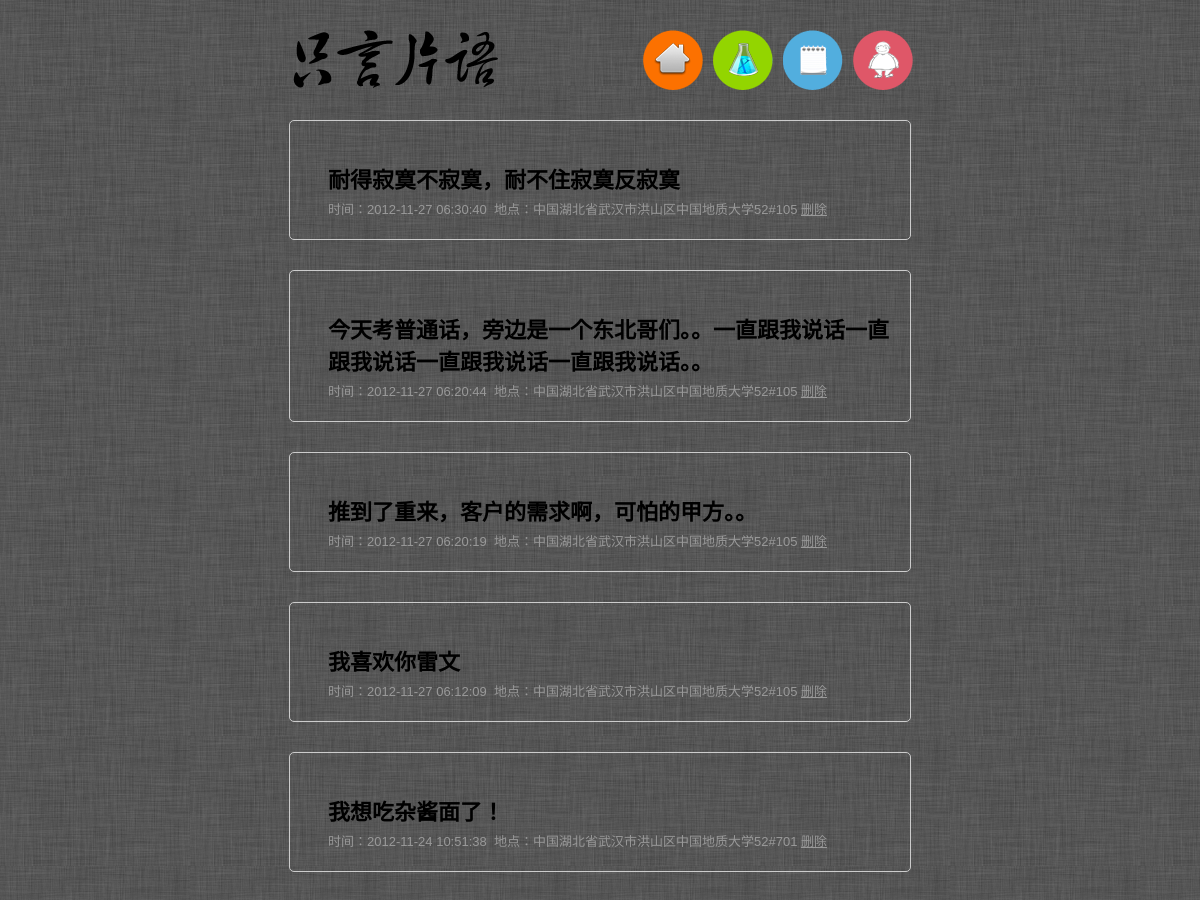
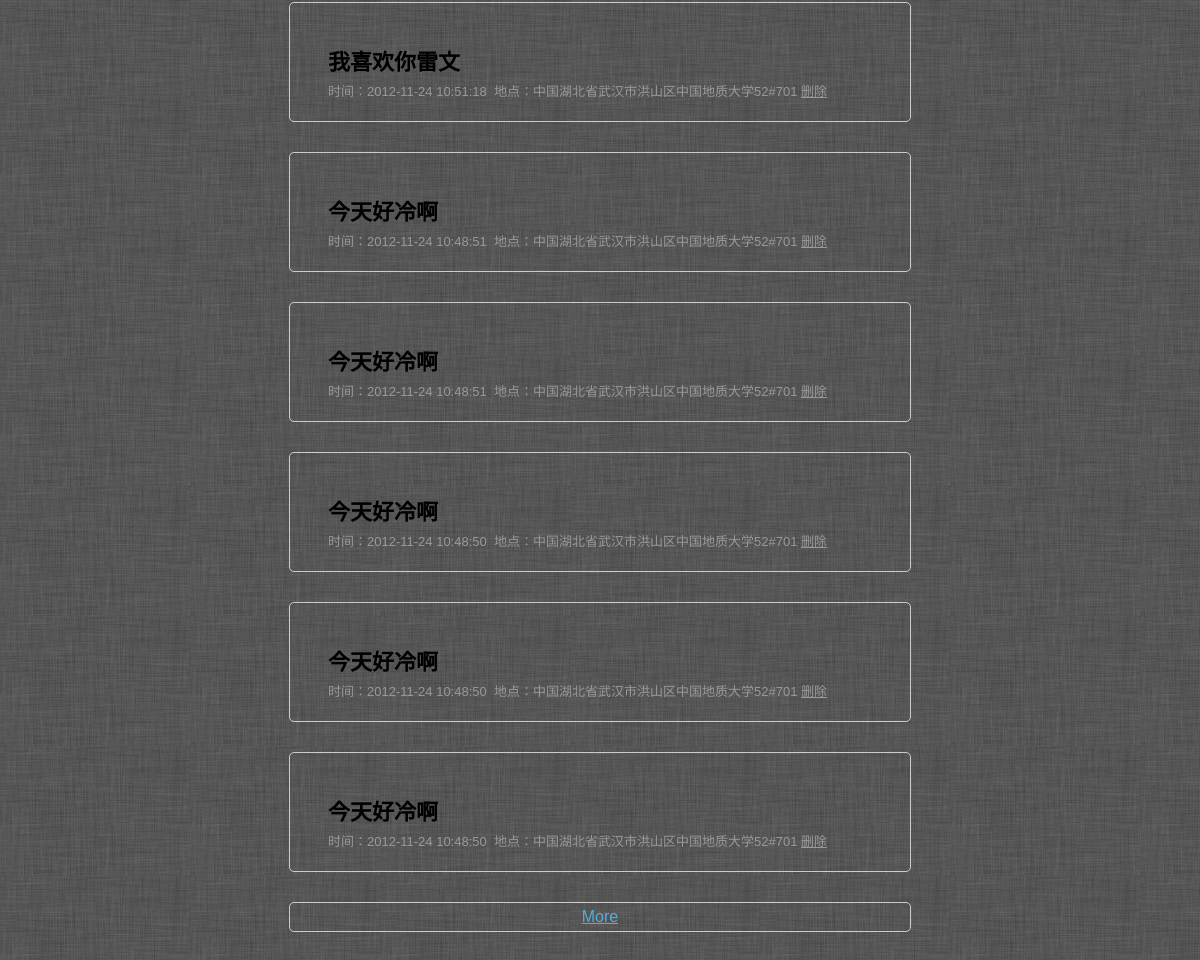
Page / (signed in) on the committed database (2 pictures, top to bottom).
### tables this page shows
CREATE TABLE IF NOT EXISTS `mocon` (
  `id` int(11) unsigned NOT NULL AUTO_INCREMENT,
  `mdcon` varchar(2222) NOT NULL,
  `mdplace` varchar(222) NOT NULL,
  `mdtime` int(10) NOT NULL,
  `isprivate` int(11) NOT NULL,
  PRIMARY KEY (`id`)
);

### index.php (the view, shortened to what this page needs)
<?php
if(isset($_GET['page'])&&is_numeric($_GET['page']))
{
	$page=intval($_GET['page']);
}
else
{
	$page=1;
}
$num=11;
$offset=($page-1)*$num;
if($_SESSION['username']=="")
{
  $info=mysql_query("select * from `mocon` where `isprivate`=0 order by `mdtime` DESC limit $offset,$num");
}
else
{
  $info=mysql_query("select * from `mocon` order by `mdtime` DESC limit $offset,$num");
}
while($it=mysql_fetch_array($info))
{
   $tem[]=array($it['id'],date("Y-m-d H:i:s",$it['mdtime']),$it['mdplace'],$it['mdcon']);
}
?>
<!DOCTYPE HTML>
<head>
<html xmlns="http://www.w3.org/1999/xhtml">
<link rel="stylesheet" href="mood.css" type="text/css"/>
</head>
<body>
<div id="dx_header">
  <div id="head_left"><h1><a href="index.php"><img src="images/logo.png"></a></h1></div>
  <div id="head_right">
    <a id="hd_home" href="index.php" class="nav1" title="返回首页"></a>
    <a id="hd_lab" href="http://lab.yqc.im" target="_blank" class="nav2" title="实验室"></a>
    <a id="hd_blog" href="http://blog.yqc.im" target="_blank" class="nav3" title="博客"></a>
    <a id="hd_about" href="http://about.yqc.im" target="_blank" class="nav4" title="关于我"></a>
  </div>
</div>
<div id="itemlist">
<?php foreach($tem as $item):?>
<div class="block_item">
  <div class="qb"></div>
  <p class="itemcon"><?php echo $item[3];?></p>
  <p class="itemmeta">时间：<?php echo $item[1];?>&nbsp;&nbsp;地点：<?php echo $item[2];?>
  <?php if($_SESSION['username']!=""):?>
	<a class="item_del" id="<?php echo $item[0];?>" href="javascript:void(0);">删除</a>
  <?php endif;?>
  </p>
  <div class="qa">”</div>
</div>
<?php endforeach;?>
<div class="block_more"><p class="con_more"><a id="a_more" href="javascript:void(0);">More</a></p></div>
</div>
</body>
</html>

### mood.css (style rules this page uses)
body { background:url(images/bc.png) repeat fixed left; font-size:16px; font-family: "Century Gothic", "Lucida Grande", Helvetica, Arial, 微軟正黑體, 微软雅黑; }
img { border:none; }
* { margin:0; padding:0; }
#dx_header { width:666px; height:80px; margin: 20px auto; }
#head_left { float:left; width:222px; height:100%; font-size:25px; padding:10px 0 0 10px; }
#head_right { float:right; width:300px; height:100%; padding: 10px 0 0 10px; }
#head_right a { background-image: url("images/dh.png"); width: 60px; height: 32px; display:block; padding:14px 0; float:left; margin-left:10px; }
.nav1 { background-position: 0 0; }
.nav2 { background-position: -60px 0; }
.nav3 { background-position: -120px 0; }
.nav4 { background-position: -180px 0; }
#itemlist { width:622px; margin:0 auto; }
.block_item { margin-bottom:30px; padding:12px 8px 40px 8px; border-radius:5px; border:1px solid #CCC; }
.block_more { border:1px solid #CCC; border-radius:5px; padding:5px 0 5px 0; margin-bottom:30px; }
.con_more { text-align:center; }
.con_more a { color:#52AEDE; }
.qb { line-height: 99; height: 29px; width: 32px; display: block; overflow: hidden; float: left; background: url("images/qb.png") no-repeat; }
.qa { font-size: 0; line-height: 99; height: 29px; width: 32px; display: block; overflow: hidden; float: right; background: url("images/qa.png") no-repeat; }
.itemcon { font-size:22px; clear:both; font-weight:bold; padding:0px 0 5px 30px; }
.itemmeta { clear:both; font-size:13px; float:left; padding-left:30px; color:#999; display:block; width:521px; overflow:hidden; height:32px; }
.item_del { color:#999; }

### rows in the picture
mocon: mdcon "耐得寂寞不寂寞，耐不住寂寞反寂寞", item "2012-11-27 06:30:40", mdplace "中国湖北省武汉市洪山区中国地质大学52#105"
mocon: mdcon "今天考普通话，旁边是一个东北哥们。。一直跟我说话一直跟我说话一直跟我说话一直跟我说话。。", item "2012-11-27 06:20:44", mdplace "中国湖北省武汉市洪山区中国地质大学52#105"
mocon: mdcon "推到了重来，客户的需求啊，可怕的甲方。。", item "2012-11-27 06:20:19", mdplace "中国湖北省武汉市洪山区中国地质大学52#105"
mocon: mdcon "我喜欢你雷文", item "2012-11-27 06:12:09", mdplace "中国湖北省武汉市洪山区中国地质大学52#105"
mocon: mdcon "我想吃杂酱面了！", item "2012-11-24 10:51:38", mdplace "中国湖北省武汉市洪山区中国地质大学52#701"
mocon: mdcon "我喜欢你雷文", item "2012-11-24 10:51:18", mdplace "中国湖北省武汉市洪山区中国地质大学52#701"
mocon: mdcon "今天好冷啊", item "2012-11-24 10:48:51", mdplace "中国湖北省武汉市洪山区中国地质大学52#701"
mocon: mdcon "今天好冷啊", item "2012-11-24 10:48:51", mdplace "中国湖北省武汉市洪山区中国地质大学52#701"
mocon: mdcon "今天好冷啊", item "2012-11-24 10:48:50", mdplace "中国湖北省武汉市洪山区中国地质大学52#701"
mocon: mdcon "今天好冷啊", item "2012-11-24 10:48:50", mdplace "中国湖北省武汉市洪山区中国地质大学52#701"
mocon: mdcon "今天好冷啊", item "2012-11-24 10:48:50", mdplace "中国湖北省武汉市洪山区中国地质大学52#701"
